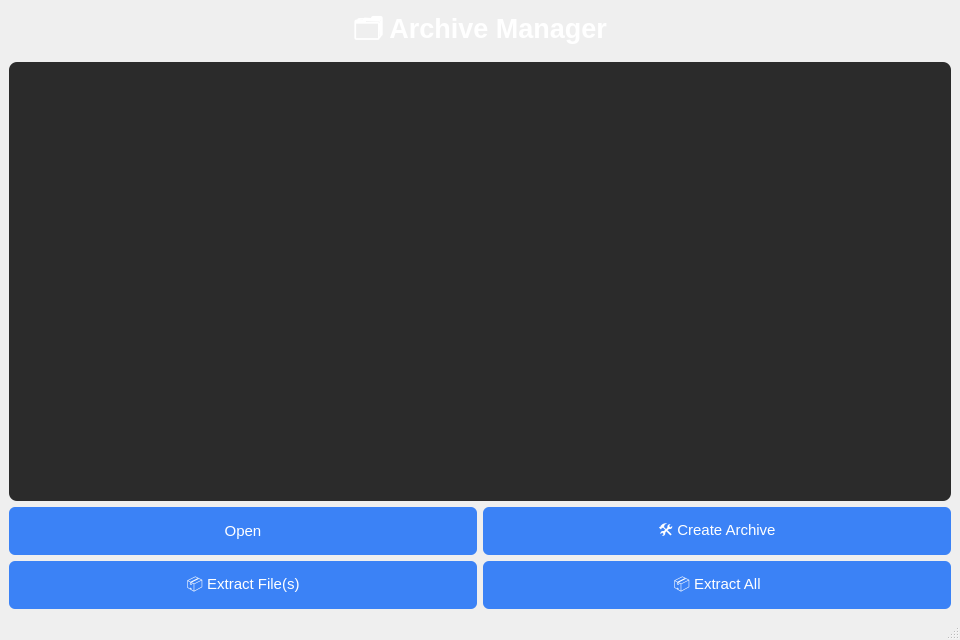
<?xml version="1.0" encoding="UTF-8"?>
<ui version="4.0">
 <class>MainWindow</class>
 <widget class="QMainWindow" name="MainWindow">
  <property name="geometry">
   <rect>
    <x>0</x>
    <y>0</y>
    <width>960</width>
    <height>640</height>
   </rect>
  </property>
  <property name="windowTitle">
   <string>___________</string>
  </property>
  <widget class="QWidget" name="centralwidget">
   <layout class="QGridLayout" name="gridLayout_3">
    <item row="0" column="0">
     <widget class="QLabel" name="titleLabel">
      <property name="styleSheet">
       <string notr="true">font-size: 20pt; font-weight: bold; color: white;</string>
      </property>
      <property name="text">
       <string>🗂 Archive Manager</string>
      </property>
      <property name="alignment">
       <set>Qt::AlignCenter</set>
      </property>
     </widget>
    </item>
    <item row="1" column="0">
     <widget class="QListWidget" name="listWidget">
      <property name="styleSheet">
       <string notr="true">
        background-color: #2b2b2b;
        color: #f0f0f0;
        border-radius: 8px;
        font-size: 11pt;
        padding: 8px;
       </string>
      </property>
     </widget>
    </item>
    <item row="2" column="0">
     <layout class="QGridLayout" name="gridLayout_2">
      <item row="0" column="1">
       <widget class="QPushButton" name="createButton">
        <property name="minimumSize">
         <size>
          <width>160</width>
          <height>48</height>
         </size>
        </property>
        <property name="styleSheet">
         <string notr="true">
          background-color: #3b82f6;
          border: none;
          border-radius: 6px;
          color: white;
          font-size: 11pt;
          padding: 10px;
         </string>
        </property>
        <property name="text">
         <string>🛠 Create Archive</string>
        </property>
       </widget>
      </item>
      <item row="2" column="1">
       <layout class="QGridLayout" name="gridLayout">
        <item row="0" column="1">
         <widget class="QPushButton" name="extractAllButton">
          <property name="minimumSize">
           <size>
            <width>160</width>
            <height>48</height>
           </size>
          </property>
          <property name="styleSheet">
           <string notr="true">
          background-color: #3b82f6;
          border: none;
          border-radius: 6px;
          color: white;
          font-size: 11pt;
          padding: 10px;
         </string>
          </property>
          <property name="text">
           <string>📦 Extract All</string>
          </property>
         </widget>
        </item>
       </layout>
      </item>
      <item row="0" column="0">
       <widget class="QPushButton" name="openButton">
        <property name="minimumSize">
         <size>
          <width>160</width>
          <height>48</height>
         </size>
        </property>
        <property name="styleSheet">
         <string notr="true">
          background-color: #3b82f6;
          border: none;
          border-radius: 6px;
          color: white;
          font-size: 11pt;
          padding: 10px;
         </string>
        </property>
        <property name="text">
         <string>Open</string>
        </property>
        <property name="flat">
         <bool>false</bool>
        </property>
       </widget>
      </item>
      <item row="2" column="0">
       <widget class="QPushButton" name="extractButton">
        <property name="minimumSize">
         <size>
          <width>160</width>
          <height>48</height>
         </size>
        </property>
        <property name="styleSheet">
         <string notr="true">
          background-color: #3b82f6;
          border: none;
          border-radius: 6px;
          color: white;
          font-size: 11pt;
          padding: 10px;
         </string>
        </property>
        <property name="text">
         <string>📦 Extract File(s)</string>
        </property>
       </widget>
      </item>
     </layout>
    </item>
   </layout>
  </widget>
  <widget class="QStatusBar" name="statusBar"/>
 </widget>
 <resources/>
 <connections/>
</ui>
